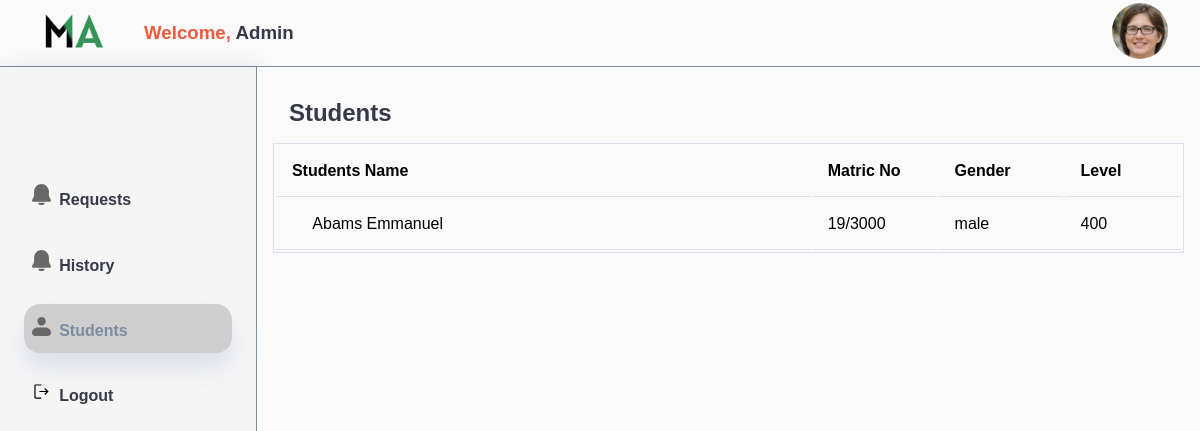
The app's page /students (signed in) with its own data.
### base/models.py (models this page shows, shortened)
class Students(models.Model):
    user = models.ForeignKey(User, on_delete=models.CASCADE)
    matric_no = models.CharField(max_length=200, null=False)
    fullname = models.CharField(max_length=200, null=True)
    gender = models.CharField(max_length=200, null=True)
    level = models.CharField(max_length=200, null=True)
    image = models.ImageField(upload_to='images/', null=True)
    class Meta:
        ordering = ['matric_no']

### base/views.py (the view)
# urls.py: path('students', views.students, name='students'),
@login_required
def students(request):
    user = request.user
    context={}
    context['userData'] = Allusers.objects.filter(user=user)[0]
    if context['userData'].usercat == 'admin':
        students = Students.objects.all().values()
        context['students'] = students
        print(students)
        return render(request,"students.html",context)
    return redirect('dashboard')

### templates/students.html (shortened to what this page needs)
{% load static %}
<!DOCTYPE html>
<html lang="en">
<head>
    <link rel="stylesheet" href="{% static 'style.css' %}">
</head>
<body class="">
   <div class="wrapper">
        <header>
            <div class="left-part" style="display:flex;align-items:center">
                <div class="image"><img src="{% static './mask.png' %}" alt=""></div>
                <h3 style="margin-left:2rem;"><span class="discolor">Welcome,</span> {{ user }}</h3>
            </div>
            <div class="right-part">
                <div class="profile-image">
                    <div class="image">
                        <img src="{% static './avatar-95fb4ee46aae3dcff7a9f901dc0dd0f6.jpg' %}" alt="">
                    </div>
                </div>
            </div>
        </header>
       <div class="main">
        <aside>
            {% if userData.usercat == 'student' %}
            <h3>Files</h3>
            <a href="{% url 'dashboard' %}"><img src="{% static 'folder.svg' %}" alt="" class="active"><span>All Files</span></a>
            <h3>Created Folders</h3>
            {% for folder in folders %}
            {% if folder.folder_name == folda_sort %}
                <a href="{% url 'folder_sort' folder.id %}"><img src="{% static 'folder.svg' %}" alt="" class="active"><span>{{ folder.folder_name }}</span></a>
            {% else %}
                <a href="{% url 'folder_sort' folder.id %}"><img src="{% static 'folder.svg' %}" alt="" class="active"><span>{{ folder.folder_name }}</span></a>
             {% endif %}
            {% endfor %}
            <div class="other">
                <a href="{% url 'notifications' %}"><img src="{% static './notify.svg' %}" alt=""><span>Notifications</span></a>
                <a href="{% url 'logout' %}"><img src="{% static './logout.svg' %}" alt=""><span>Logout</span></a>
            </div>
            {% else %}
            <div class="other">
                <a href="{% url 'dashboard' %}" ><img src="{% static './notify.svg' %}" alt=""><span>Requests</span></a>
                <a href="{% url 'history' %}"><img src="{% static './notify.svg' %}" alt=""><span>History</span></a>
                <a href="{% url 'students' %}" class="active"><img src="{% static './profile.svg' %}" alt=""><span>Students</span></a>
                <a href="{% url 'logout' %}"><img src="{% static './logout.svg' %}" alt=""><span>Logout</span></a>
            </div>
            {% endif %}
        </aside>
        {% if userData.usercat == 'student' %}
        <main>
            <div class="loading-bar">
                <div class="loading"></div>
            </div>
            <div class="topbar">
                <div class="search-box">
                    <input type="text" class="search" placeholder="Search Files" id='search'>
                </div>
                <div class="create-btns">
                    <button onclick="document.querySelector('#upload-file').style.display='grid'"><span><img src="{% static './upload.svg' %}" alt=""></span>Upload File</button>
                    <button onclick="document.querySelector('#create-folder').style.display='grid'"><span><img src="{% static './folder-icon.svg' %}" alt=""></span>Create Folder</button>
                </div>
            </div>
            <div class="recent-files">
                <h1>Recent Uploads</h1>
                <div class="files-row">
                    {% for file in recent_files %}
                    {% if file.file_type == 'image' %}
                    <a class="file" href="http://127.0.0.1:8000/media/{{file.file}}" style="background-image:url('http://127.0.0.1:8000/media/{{file.file}}');background-size:100%;">
                        <div class="overlay"><h3 style="color:var(--white);">{{ file.file_name|strip }}</h3></div>
                        <img src="" alt="" style="padding-top:1.8rem;" >
                    </a>
                    {% else %}
                    <a class="file" href="#">
                        <img src="{% static './file.svg' %}" alt="">
                        <h3>{{ file.file_name|strip }}</h3>
                    </a>
                    {% endif %}
                    {% endfor %}
                </div>
            </div>
            {% if folda_sort %}
            <h1><a href="{% url 'dashboard' %}">All Files</a> &gt; {{ folda_sort }}</h1>
            {% else %}
            <h1><a href="{% url 'dashboard' %}">All Files</a></h1>
            {% endif %}
            <div class="tablebox">
                <table>
                    <thead>
                        <tr>
                            <th>Filename</th>
                            <th>Type</th>
                            <th>Size</th>
                            <th>Date Created</th>
                        </tr>
                    </thead>
                    <tbody id="tablesearch">
                        {% for file in files %}
                        <tr>
                            <td><span>
                                {% if file.file_type == 'image' %}
                                    <img src="{% static './image.svg' %}" alt="">
                                {% elif file.file_type == 'audio' %}
                                    <img src="{% static './audio.svg' %}" alt="">
                                {% elif file.file_type == 'video' %}
                                    <img src="{% static './video.svg' %}" alt="">
                                {% else %}
                                    <img src="{% static './document.svg' %}" alt="">
                                {% endif %}
                            </span><a href="http://127.0.0.1:8000/media/{{file.file}}">{{ file.file_name|strip_longer }}</a></td>
                            <td>{{ file.file_type }}</td>
                            <td>{{ file.file_size }}</td>
                            <td>{{ file.created|date }}, {{ file.created|time }}</td>
                        </tr>
                        {% endfor %}
                    </tbody>
                </table>
            </div>
        </main>
        {% elif userData.usercat == 'admin' %}
        <main>
            <h1>Students</h1>
            <div class="tablebox">
                <table>
                    <thead>
                        <tr>
                            <th>Students Name</th>
                            <th>Matric No</th>
                            <th>Gender</th>
                            <th>Level</th>
                        </tr>
                    </thead>
                    <tbody id="tablesearch">
                        {% for stud in students %}
                        <tr>
                            <td style="text-transform:capitalize;"><span>
                            </span>{{ stud.fullname }}</td>
                            <td>{{ stud.matric_no }}</td>
                            <td>{{ stud.gender }}</td>
                            <td>{{ stud.level }}</td>
                        </tr>
                        {% endfor %}
                    </tbody>
                </table>
            </div>
        </main>
        {% endif %}
       </div>
   </div>
</body>
</html>

### static/style.css (style rules this page uses)
:root { --primary:#00afef; --danger:#ff7782; --success:#41f1b6; --warning:#ffbb55; --white:#fefefe; --info-dark:#7d8da1; --info-light:#dce1eb; --dark:#363949; --light:rgba(132, 139, 200, 0.4); --primary-variant:#111e88; --dark-variant:#677483; --background:rgb(250, 250, 250); --modal-background:#00000066; --modal-dark:#5c6979; --card-border-radius:1.6rem; --border-radius-1:0.4rem; --border-radius-2:0.8rem; --border-radius-3:1.2rem; --card-padding:1.8rem; --padding-1:1.2rem; --box-shadow:0 1rem 1.5rem var(--info-light); }
* { margin:0; padding:0; outline: 0; border:0; appearance: none; list-style: none; text-decoration: none; box-sizing: border-box; font-family: "Averta", Arial, Helvetica, sans-serif; transition:all 0.1s ease; }
html, body { overflow-x:hidden; }
.wrapper { width:100vw; height:100vh; background: var(--background); }
h3,p,h1,a { color:var(--dark); }
header { display: flex; flex-direction: row; justify-content: space-between; padding:.2rem 2rem; border-bottom:1px solid var(--info-dark); align-items: center; }
header .left-part .image img, header .right-part .image img { width:5rem; }
header .right-part, header .right-part .top { display:flex; justify-content: space-between; align-items: center; }
header .right-part .image img { border-radius: 50%; width:3.5rem; }
.main { display: flex; }
aside { padding:1rem; border-right:1px solid var(--info-dark); width:20rem; height:100vh; background: #F6F5F5 !important; box-shadow: 5px 0px 20px rgba(0, 0, 0, 0.1); display:flex; flex-direction: column; }
aside p, aside a { padding:.8rem .5rem; border-radius: 1rem; cursor: pointer; transition: all .3s ease; }
aside p.active, aside a.active { box-shadow: var(--box-shadow); background-color: #cecece; color:var(--info-dark); }
aside p img,aside a img { margin-right:1rem; }
aside .other { margin-top:5rem; font-weight: bold; }
aside .other { margin-top:5rem; font-weight: bold; display:flex; flex-direction: column; }
aside .other a { margin:.5rem; }
aside .other a img { margin-right:.5rem; }
aside .other img { width:1.2rem; }
main { padding:1rem; width:100%; background: rgb(250, 250, 250); }
main .tablebox { width:100%; border:1px solid var(--info-light); overflow-y:scroll; max-height:30vh; }
main .tablebox table thead tr th { border-bottom: 1px solid var(--info-light); }
main .tablebox table thead tr th:first-child { width:60rem; text-align: left; padding: 1rem; }
main .tablebox table thead tr th:nth-child(2), main .tablebox table thead tr th:nth-child(3), main .tablebox table thead tr th:nth-child(4) { width:10rem; text-align: left; padding:0 1rem; }
main .tablebox table tbody tr td { padding:1rem; border-bottom: 1px solid var(--info-light); }
main .tablebox table tbody tr td span { margin-right:1rem; }
main h1 { font-size:1.5rem; padding:1rem; text-transform: capitalize; }
header h3 { text-transform: capitalize; }
header h3 .discolor { color:rgb(239,90,60); }

### records on screen
Students: fullname "Abams Emmanuel", matric_no "19/3000", gender "male", level "400"

### other values on screen
{{ user }} "Admin"
